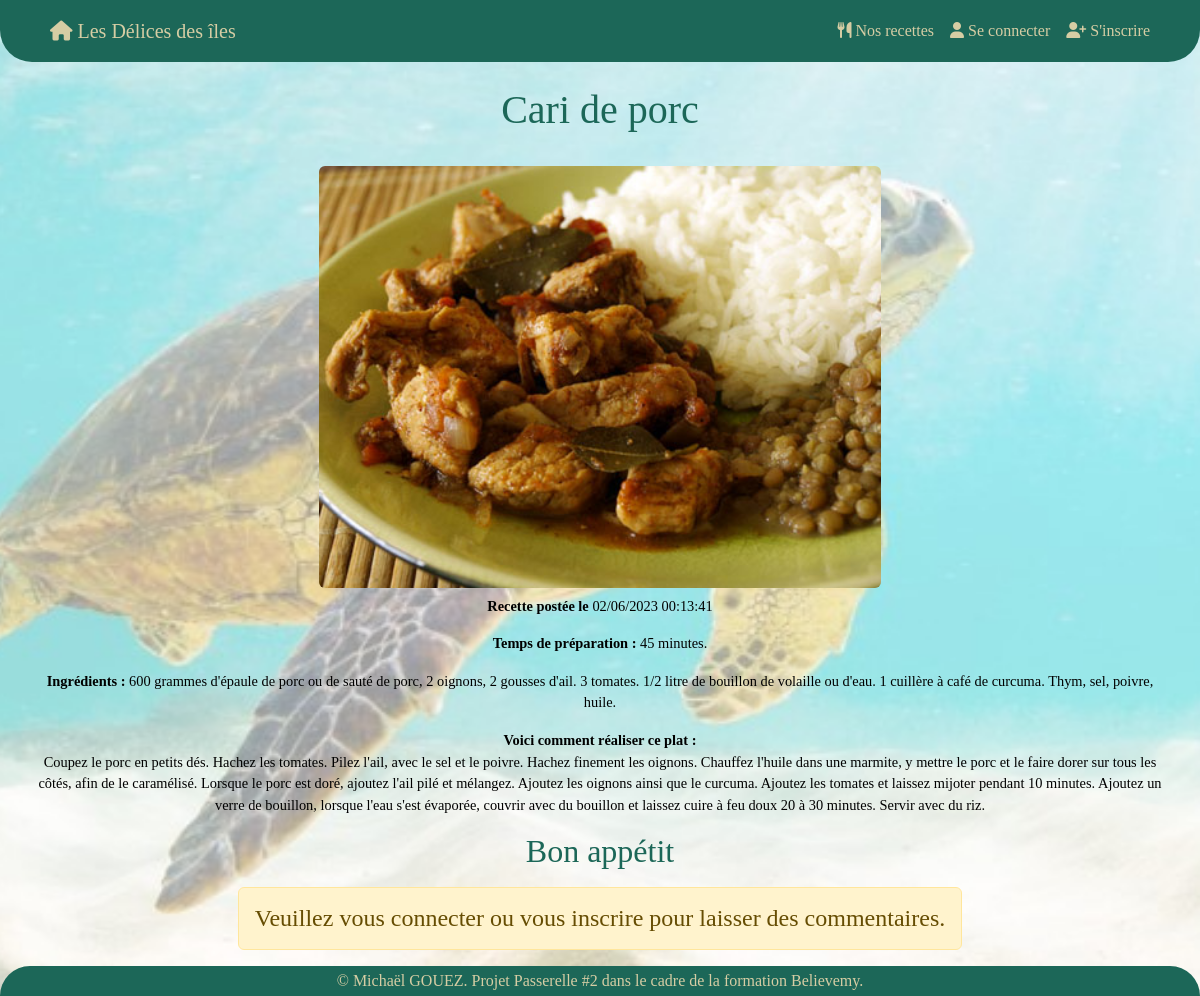
The page /index.php?page=dish&id=3 on the database its author committed.
### tables this page shows
CREATE TABLE `recipes` (
  `id` int(11) NOT NULL,
  `creation_date` datetime NOT NULL DEFAULT current_timestamp(),
  `title_recipe` varchar(50) NOT NULL,
  `preparation_time` int(11) NOT NULL,
  `ingredients` text NOT NULL,
  `instructions` text NOT NULL,
  `user_id` int(11) NOT NULL,
  `image` varchar(100) NOT NULL
);

### controller/controller.php (called while the page is built, shortened)
<?php
    require('model/RecipeManager.php');
    function dishView() {
        $recipeManager = new RecipeManager();
        $requeteOneDish = $recipeManager->getOneDish();
        require('view/dishView.php');
    }

### model/RecipeManager.php (called while the page is built, shortened)
<?php
    class RecipeManager extends Manager {
        public function getOneDish() {
            $bdd = $this->connectionBDD();
            $requeteOneDish = $bdd->prepare('SELECT * FROM recipes WHERE id = ?');
            $requeteOneDish->execute([htmlspecialchars($_GET['id'])]);
            return $requeteOneDish;
        }
    }

### view/dishView.php (the view, shortened to what this page needs)
<section class="section container">
    <?php
        $pathImage = 'src/uploads/';
        while($oneDish = $requeteOneDish->fetch()) {
            $dateSQL = $oneDish['creation_date'];
            $date = new DateTime($dateSQL);
    ?>
            <h1 class="m-4 text-center"><?= $oneDish['title_recipe'] ?></h1>
            <div class="text-center p-2">
                <img class="rounded w-50" src="<?= $pathImage.$oneDish['image'] ?>" alt="<?= $oneDish['title_recipe'] ?>">
                <div class="mt-2">
                    <p><b>Recette postée le</b> <?= $date->format('d/m/Y H:i:s') ?></p>
                    <p><b>Temps de préparation :</b> <?= $oneDish['preparation_time'] ?> minutes.</p>
                    <p><b>Ingrédients :</b> <?= $oneDish['ingredients'] ?></p>
                    <p><b>Voici comment réaliser ce plat :</b> <br> <?= $oneDish['instructions'] ?></p>
                </div>
                <h2>Bon appétit</h2>
            </div>
            <?php if(isset($_SESSION['connect'])) { ?>
                <div class="commentary">
                    <form action="index.php?page=dish&id=<?=$oneDish['id']?>" method="post">
                        <div class="form-floating input-group mt-3">
                            <textarea rows="3" class="form-control" id="commentary" name="commentary"></textarea>
                            <label for="commentary" class="form-label">Votre commentaire</label>
                        </div>
                        <div>
                            <button class="mt-3 mb-5 btn btn-outline-info btn-sm" type="submit">Poster le commentaire</button>
                        </div>
                    </form>
                </div>
            <?php }
            else { ?>
                <div class="d-flex justify-content-center">
                    <h4 class="alert alert-warning">Veuillez vous connecter ou vous inscrire pour laisser des commentaires.</h4>
                </div>
            <?php } ?>
        <?php
        }
        ?>
</section>
<?php
    require('base.php');
?>

### src/design/style.css (style rules this page uses)
html, body { padding: 0; margin: 0; height: 100%; background: url("../assets/images/turtle.png") no-repeat center center; background-size: cover; background-attachment: fixed; color: #3D8361; }
.section { padding: 62px 0 30px 0; font-family: "Mukta"; font-size: 0.9rem; }
h1, h2 { font-family: "bachelorette"; color: #1C6758; }
p { color: black; }

### rows shown on the page
recipes: title_recipe "Cari de porc", image (picture), creation_date "02/06/2023 00:13:41", preparation_time "45", ingredients "600 grammes d'épaule de porc ou de sauté de porc, 2 oignons, 2 gousses d'ail. 3 tomates. 1/2 litre de bouillon de volaille ou d'eau. 1 cuillère à café de curcuma. Thym, sel, poivre, huile.", instructions "Coupez le porc en petits dés. Hachez les tomates. Pilez l'ail, avec le sel et le poivre. Hachez finement les oignons. Chauffez l'huile dans une marmite, y mettre le porc et le faire dorer sur tous les côtés, afin de le caramélisé. Lorsque le porc est doré, ajoutez l'ail pilé et mélangez. Ajoutez les oignons ainsi que le curcuma. Ajoutez les tomates et laissez mijoter pendant 10 minutes. Ajoutez un verre de bouillon, lorsque l'eau s'est évaporée, couvrir avec du bouillon et laissez cuire à feu doux 20 à 30 minutes. Servir avec du riz."
